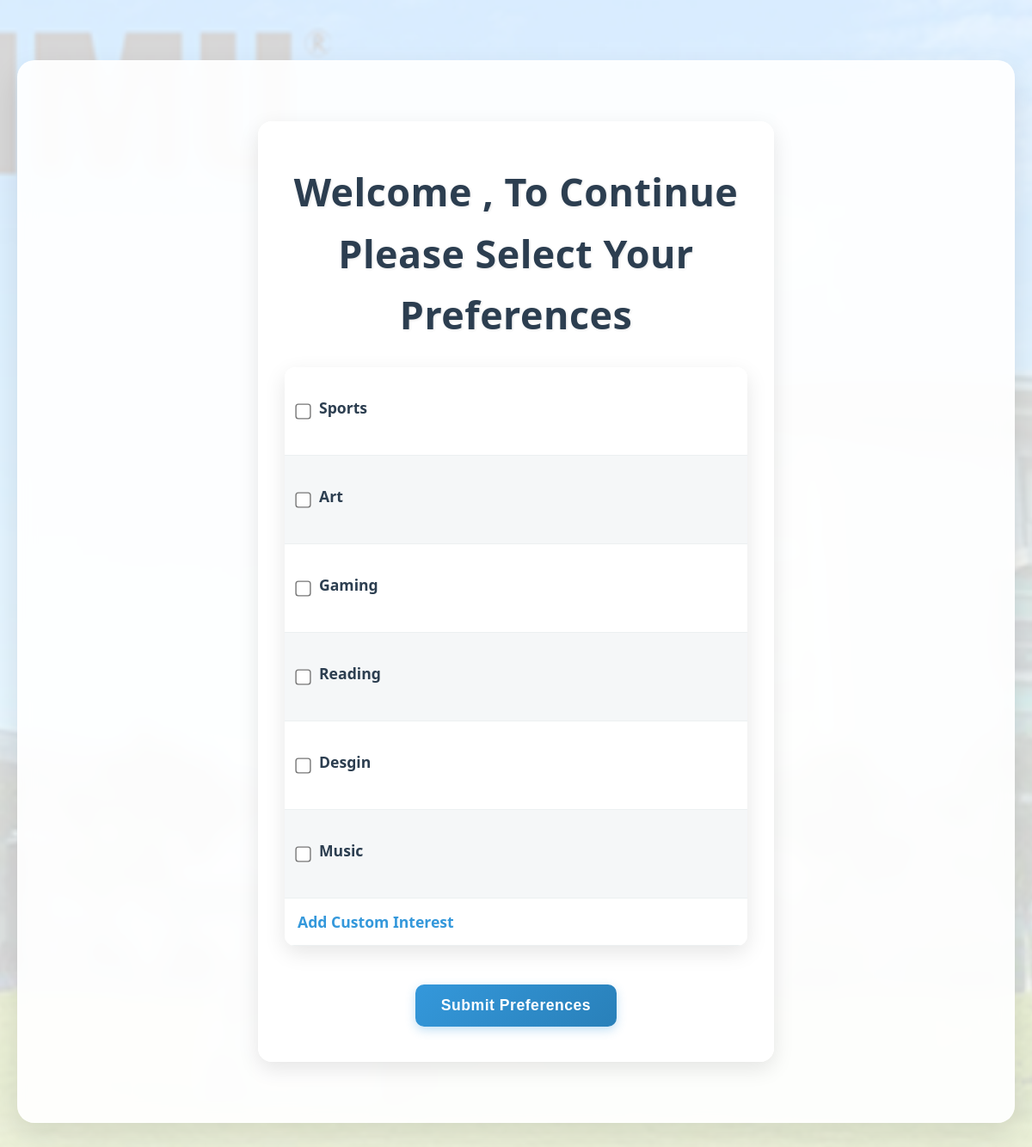
/preferences, run on an earlier commit of the app's database.
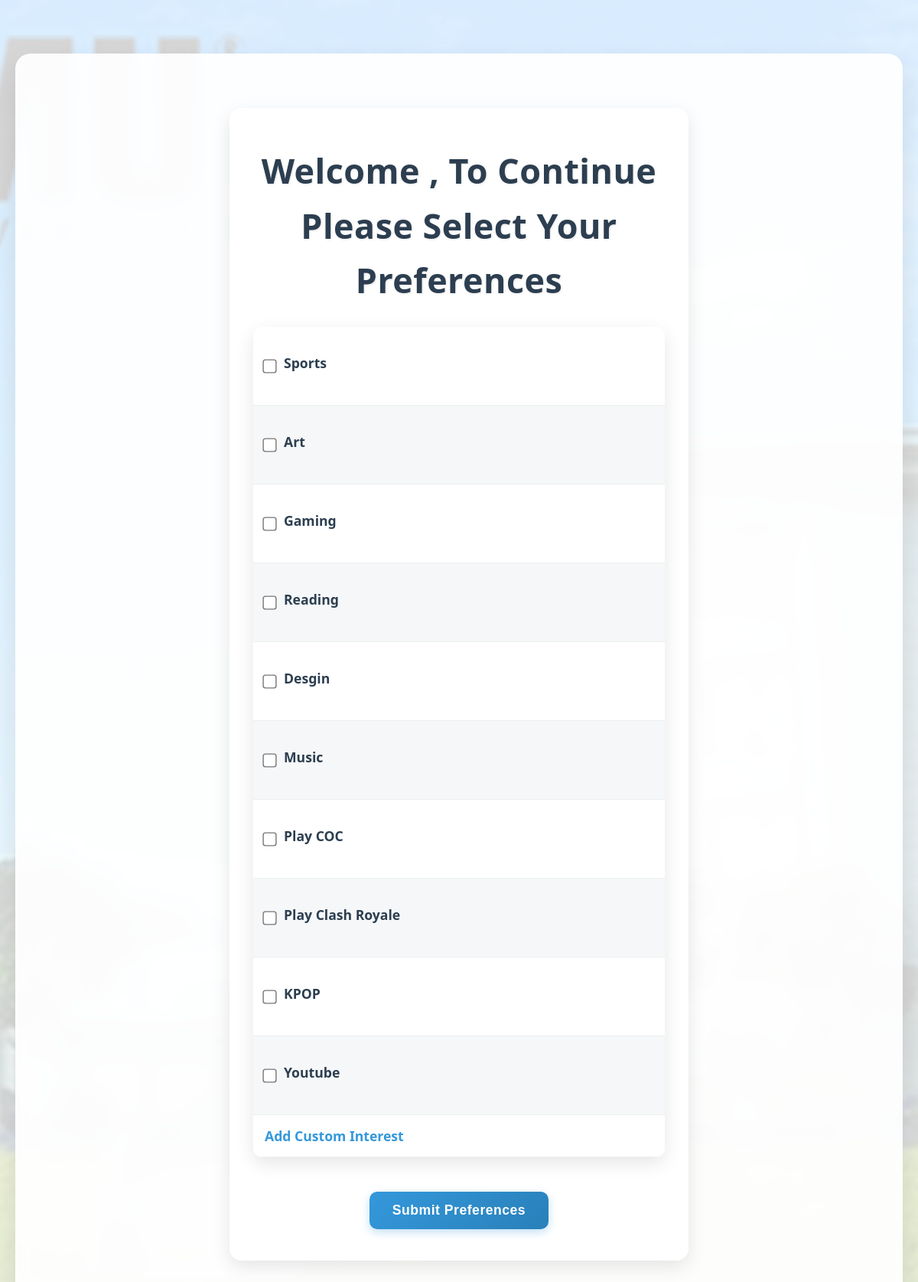
And on a later commit of the database.
### tables this page shows
CREATE TABLE preferences(
                   type TEXT);

### app.py (the view, shortened to what this page needs)
@app.route('/preferences', methods=["GET", "POST"])
def preferences():
    username = request.args.get('username', '')
    contact_num = request.args.get('contact_num', '')
    conn = sqlite3.connect('database.db')
    cursor = conn.cursor()
    cursor.execute('SELECT * FROM preferences')
    preferences = cursor.fetchall()
    conn.close()
    return render_template("preferences.html", preferences=preferences, username=username, contact_num=contact_num)

### templates/preferences.html (shortened to what this page needs)
<html>
<head>
    <link rel="stylesheet" type="text/css" href="{{ url_for('static', filename='style.css') }}">
</head>
<body>
    <div class="container">
        <div class="content-wrapper fade-in">
            <form action="/preferences" method="POST">
                <h1>Welcome {{ username }}, To Continue Please Select Your Preferences</h1>
                <table class="preferences-table">
                    {% for i in preferences %}
                      {% if i[0].strip() %}
                      <tr>
                          <td>
                              <div class="checkbox-group">
                                  <input type="checkbox" name="preferences" value="{{ i[0] }}">
                                  <label>{{ i[0] }}</label>
                              </div>
                          </td>
                      </tr>
                      {% endif %}
                    {% endfor %}
                    <tr>
                        <td>
                            <a href="{{ url_for('custom') }}">Add Custom Interest</a>
                        </td>
                    </tr>
                </table>
                <button type="submit">Submit Preferences</button>
            </form>
        </div>
    </div>
</body>
</html>

### static/style.css (style rules this page uses)
* { margin: 0; padding: 0; box-sizing: border-box; }
body { font-family: 'Segoe UI', Tahoma, Geneva, Verdana, sans-serif; text-align: center; background-image: url("/static/cover_1604293522.png"); background-size: cover; background-position: center; background-attachment: fixed; background-repeat: no-repeat; min-height: 100vh; position: relative; color: #333; line-height: 1.6; }
body::before { content: ''; position: absolute; top: 0; left: 0; right: 0; bottom: 0; background: rgba(255, 255, 255, 0.82); z-index: -1; }
.container { max-width: 1200px; margin: 0 auto; padding: 40px 20px; position: relative; z-index: 1; }
.content-wrapper { background: rgba(255, 255, 255, 0.92); border-radius: 20px; padding: 40px; box-shadow: 0 15px 35px rgba(0, 0, 0, 0.1); backdrop-filter: blur(10px); border: 1px solid rgba(255, 255, 255, 0.3); margin: 30px 0; }
h1 { color: #2c3e50; margin: 15px 0 25px; font-size: 2.8em; font-weight: 700; text-shadow: 1px 1px 3px rgba(0, 0, 0, 0.1); letter-spacing: 0.5px; }
form { background: rgba(255, 255, 255, 0.95); padding: 30px; max-width: 600px; margin: 30px auto; border-radius: 16px; box-shadow: 0 8px 25px rgba(0, 0, 0, 0.1); backdrop-filter: blur(8px); border: 1px solid rgba(255, 255, 255, 0.3); }
label { display: block; margin-bottom: 8px; font-weight: 600; color: #2c3e50; }
.checkbox-group { display: flex; align-items: center; margin: 12px 0; padding: 8px 0; }
input[type="checkbox"] { margin-right: 12px; transform: scale(1.4); accent-color: #3498db; }
button { padding: 14px 30px; margin: 20px 5px 10px; border: none; border-radius: 10px; background: linear-gradient(135deg, #3498db, #2980b9); color: white; font-size: 1.1em; font-weight: 600; cursor: pointer; transition: all 0.3s ease; box-shadow: 0 4px 12px rgba(52, 152, 219, 0.3); letter-spacing: 0.5px; }
table { width: 90%; margin: 30px auto; border-collapse: collapse; background: rgba(255, 255, 255, 0.95); box-shadow: 0 8px 25px rgba(0, 0, 0, 0.1); border-radius: 12px; overflow: hidden; backdrop-filter: blur(8px); }
th, td { padding: 16px 20px; text-align: center; border-bottom: 1px solid #ecf0f1; }
tr:nth-child(even) { background: rgba(236, 240, 241, 0.5); }
a { color: #3498db; text-decoration: none; font-weight: 600; transition: all 0.3s ease; border-bottom: 1px dotted transparent; }
.preferences-table { width: 100%; margin: 25px 0; }
.preferences-table td { padding: 15px; text-align: left; font-size: 1.1em; }
.fade-in { animation: fadeIn 0.5s ease forwards; }

What changed in the data, as far as the page shows it:
added preferences: type "Play COC"
added preferences: type "Play Clash Royale"
added preferences: type "KPOP"
added preferences: type "Youtube"
